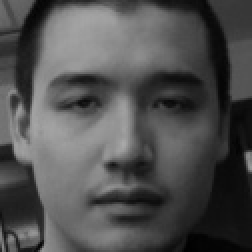
#> input picture dataset/User.1.140.jpg, 126 x 126 px (shown 2 times larger); its folder holds only this picture in this run
$ python exposure.py
#> lines starting #> are read from the running program, lines starting #| are printed output that depends on the picture
'''
Created on 9 nov. 2018

@author: prshe
'''
import os
import cv2
from cv2 import imread, imwrite
import numpy as np
import matplotlib.pyplot as plt
from skimage import data, exposure, img_as_float
import skimage.io as io

path = 'dataset'
files = os.listdir(path)

i=0
flag=0
for file in files:
    # full path of the image
    imagePath = os.path.join(path,file)
    #convert to float
    image = img_as_float(io.imread(imagePath))
#> image: shape (126, 126, 3) float64; min 0, max 0.663, mean 0.313
    #adaptive histogram exposure augmentation
    image_moded = exposure.equalize_adapthist(image,clip_limit=0.03)
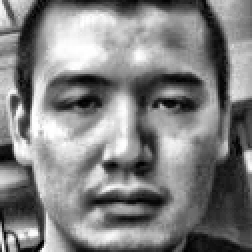
#> image_moded: shape (126, 126, 3) float64 (shown 2 times larger); min 0, max 1, mean 0.507
    # saving as a new jpg file
    id = os.path.split(imagePath)[-1].split(".")[1]
    image_number = os.path.split(imagePath)[-1].split(".")[2]
    new_num = 200 + int(image_number)
#> (the run stopped early here; a loop or call above may not have finished)

$ run again, on dataset/User.1.189.jpg
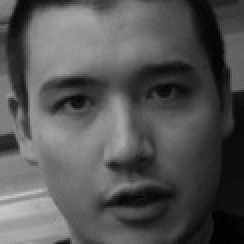
#> input picture dataset/User.1.189.jpg, 122 x 122 px (shown 2 times larger)
#> `image_moded = exposure.equalize_adapthist(image,clip_limit=0.03)`:
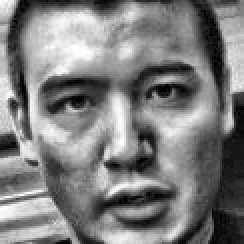
#> image_moded: shape (122, 122, 3) float64 (shown 2 times larger); min 0, max 1, mean 0.496

$ run again, on dataset/User.1.243.jpg
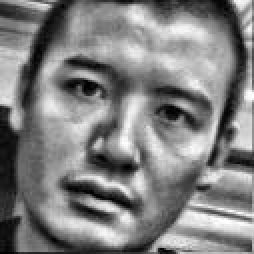
#> input picture dataset/User.1.243.jpg, 127 x 127 px (shown 2 times larger)
#> `image_moded = exposure.equalize_adapthist(image,clip_limit=0.03)`:
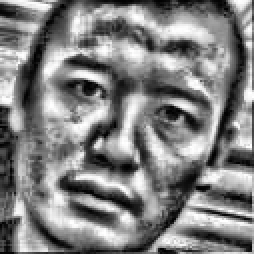
#> image_moded: shape (127, 127) float64 (shown 2 times larger); min 0, max 1, mean 0.506

$ run again, on dataset/User.1.148.jpg
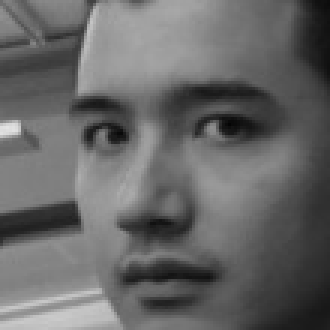
#> input picture dataset/User.1.148.jpg, 110 x 110 px (shown 3 times larger)
#> `image_moded = exposure.equalize_adapthist(image,clip_limit=0.03)`:
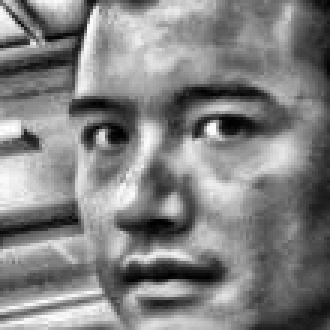
#> image_moded: shape (110, 110, 3) float64 (shown 3 times larger); min 0, max 1, mean 0.512
